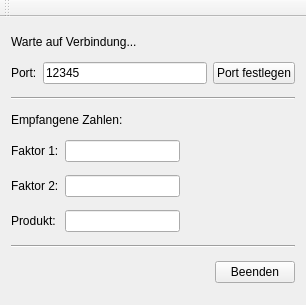
<?xml version="1.0" encoding="UTF-8"?>
<ui version="4.0">
 <class>Server</class>
 <widget class="QMainWindow" name="Server">
  <property name="geometry">
   <rect>
    <x>0</x>
    <y>0</y>
    <width>306</width>
    <height>305</height>
   </rect>
  </property>
  <property name="windowTitle">
   <string>Server</string>
  </property>
  <widget class="QWidget" name="centralWidget">
   <layout class="QVBoxLayout" name="verticalLayout">
    <item>
     <widget class="QLabel" name="connectionLabel">
      <property name="sizePolicy">
       <sizepolicy hsizetype="Preferred" vsizetype="Fixed">
        <horstretch>0</horstretch>
        <verstretch>0</verstretch>
       </sizepolicy>
      </property>
      <property name="text">
       <string>Warte auf Verbindung...</string>
      </property>
     </widget>
    </item>
    <item>
     <layout class="QHBoxLayout" name="horizontalLayout">
      <item>
       <widget class="QLabel" name="portLabel">
        <property name="sizePolicy">
         <sizepolicy hsizetype="Fixed" vsizetype="Preferred">
          <horstretch>0</horstretch>
          <verstretch>0</verstretch>
         </sizepolicy>
        </property>
        <property name="text">
         <string>Port:</string>
        </property>
        <property name="alignment">
         <set>Qt::AlignLeading|Qt::AlignLeft|Qt::AlignVCenter</set>
        </property>
       </widget>
      </item>
      <item>
       <widget class="QLineEdit" name="portLineEdit">
        <property name="text">
         <string>12345</string>
        </property>
       </widget>
      </item>
      <item>
       <widget class="QPushButton" name="confirmPortButton">
        <property name="text">
         <string>Port festlegen</string>
        </property>
       </widget>
      </item>
     </layout>
    </item>
    <item>
     <widget class="Line" name="line_2">
      <property name="orientation">
       <enum>Qt::Horizontal</enum>
      </property>
     </widget>
    </item>
    <item>
     <widget class="QLabel" name="zahlenUeberschriftLabel">
      <property name="sizePolicy">
       <sizepolicy hsizetype="Preferred" vsizetype="Fixed">
        <horstretch>0</horstretch>
        <verstretch>0</verstretch>
       </sizepolicy>
      </property>
      <property name="text">
       <string>Empfangene Zahlen:</string>
      </property>
     </widget>
    </item>
    <item>
     <layout class="QHBoxLayout" name="horizontalLayout_2">
      <item>
       <widget class="QLabel" name="factor1Label">
        <property name="text">
         <string>Faktor 1:</string>
        </property>
       </widget>
      </item>
      <item>
       <widget class="QLineEdit" name="factor1LineEdit"/>
      </item>
      <item>
       <spacer name="horizontalSpacer_3">
        <property name="orientation">
         <enum>Qt::Horizontal</enum>
        </property>
        <property name="sizeHint" stdset="0">
         <size>
          <width>40</width>
          <height>20</height>
         </size>
        </property>
       </spacer>
      </item>
     </layout>
    </item>
    <item>
     <layout class="QHBoxLayout" name="horizontalLayout_3">
      <item>
       <widget class="QLabel" name="factor2Label">
        <property name="text">
         <string>Faktor 2:</string>
        </property>
       </widget>
      </item>
      <item>
       <widget class="QLineEdit" name="factor2LineEdit"/>
      </item>
      <item>
       <spacer name="horizontalSpacer_4">
        <property name="orientation">
         <enum>Qt::Horizontal</enum>
        </property>
        <property name="sizeHint" stdset="0">
         <size>
          <width>40</width>
          <height>20</height>
         </size>
        </property>
       </spacer>
      </item>
     </layout>
    </item>
    <item>
     <layout class="QHBoxLayout" name="horizontalLayout_4">
      <item>
       <widget class="QLabel" name="productLabel">
        <property name="text">
         <string>Produkt: </string>
        </property>
       </widget>
      </item>
      <item>
       <widget class="QLineEdit" name="productLineEdit"/>
      </item>
      <item>
       <spacer name="horizontalSpacer_5">
        <property name="orientation">
         <enum>Qt::Horizontal</enum>
        </property>
        <property name="sizeHint" stdset="0">
         <size>
          <width>40</width>
          <height>20</height>
         </size>
        </property>
       </spacer>
      </item>
     </layout>
    </item>
    <item>
     <widget class="Line" name="line">
      <property name="orientation">
       <enum>Qt::Horizontal</enum>
      </property>
     </widget>
    </item>
    <item>
     <layout class="QHBoxLayout" name="horizontalLayout_5">
      <item>
       <spacer name="horizontalSpacer">
        <property name="orientation">
         <enum>Qt::Horizontal</enum>
        </property>
        <property name="sizeHint" stdset="0">
         <size>
          <width>40</width>
          <height>20</height>
         </size>
        </property>
       </spacer>
      </item>
      <item>
       <widget class="QPushButton" name="quitButton">
        <property name="text">
         <string>Beenden</string>
        </property>
       </widget>
      </item>
     </layout>
    </item>
   </layout>
  </widget>
  <widget class="QMenuBar" name="menuBar">
   <property name="geometry">
    <rect>
     <x>0</x>
     <y>0</y>
     <width>306</width>
     <height>21</height>
    </rect>
   </property>
  </widget>
  <widget class="QToolBar" name="mainToolBar">
   <attribute name="toolBarArea">
    <enum>TopToolBarArea</enum>
   </attribute>
   <attribute name="toolBarBreak">
    <bool>false</bool>
   </attribute>
  </widget>
 </widget>
 <layoutdefault spacing="6" margin="11"/>
 <resources/>
 <connections/>
</ui>
